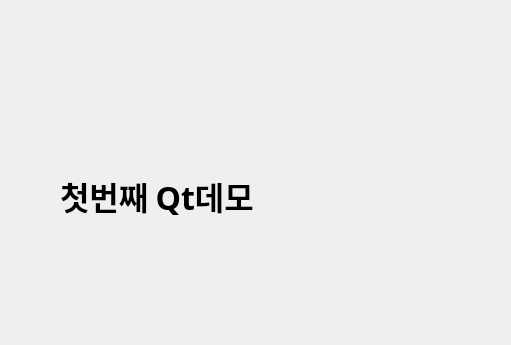
<?xml version="1.0" encoding="UTF-8"?>
<ui version="4.0">
 <class>Dialog</class>
 <widget class="QDialog" name="Dialog">
  <property name="geometry">
   <rect>
    <x>0</x>
    <y>0</y>
    <width>511</width>
    <height>345</height>
   </rect>
  </property>
  <property name="windowTitle">
   <string>Dialog</string>
  </property>
  <widget class="QLabel" name="label">
   <property name="geometry">
    <rect>
     <x>60</x>
     <y>100</y>
     <width>391</width>
     <height>191</height>
    </rect>
   </property>
   <property name="font">
    <font>
     <family>맑은 고딕</family>
     <pointsize>24</pointsize>
     <weight>75</weight>
     <bold>true</bold>
    </font>
   </property>
   <property name="text">
    <string>첫번째 Qt데모</string>
   </property>
  </widget>
 </widget>
 <resources/>
 <connections/>
</ui>
